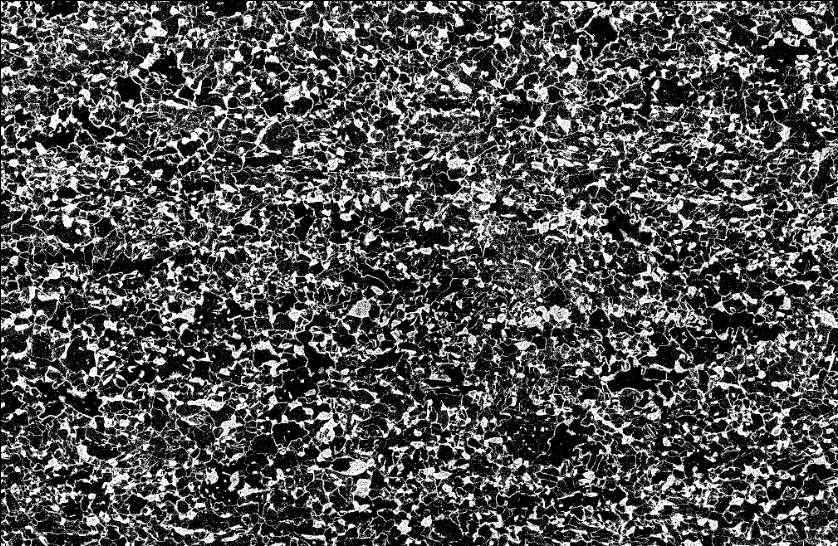
#> input picture assets/dat_files/lectures/1_2_data_mse/dualphase_sem.png, 838 x 546 px, found by its file name
$ jupyter execute --allow-errors 12w_matplotlib_SEM.ipynb   (shell and % lines are left out)
#> lines starting #> are read from the running program, lines starting #| are printed output that depends on the picture; after the words box and inside, x2 and y2 are one past the last pixel; in counts of white or black regions, pixels touching at a corner belong together; long printed decimals are rounded
[cell 1]
#%matplotlib widget

[cell 2]
from PIL import Image
import skimage
from skimage import io, color
import numpy as np
import matplotlib.pyplot as plt

[cell 3]
# 5x5 랜덤 배열
data = np.random.rand(5, 5)

plt.imshow(data, cmap='viridis', interpolation='nearest')
plt.colorbar()  # 값과 색의 대응 막대 추가
plt.show()
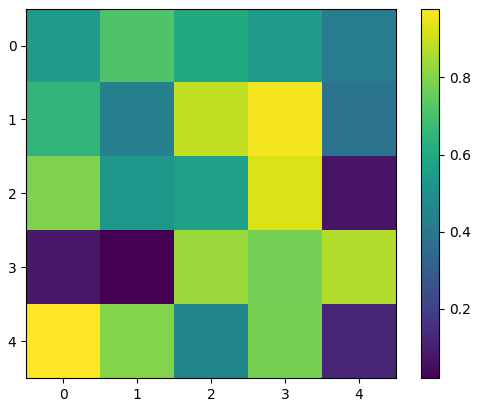
#> figure drawn by matplotlib, 2 panels

[cell 4]
import matplotlib.pyplot as plt
import numpy as np

# 100x100 배열: 0~3 값 (가상의 결정립 영역)
grain_map = np.random.randint(0, 255, (100, 100))

fig=plt.figure(figsize=(8,2))
ax1=fig.add_subplot(131)
ax2=fig.add_subplot(132)
ax3=fig.add_subplot(133)
ax1.hist(grain_map.flatten())# histogram
cmaps=['jet','gray']
for i, ax in enumerate([ax2,ax3]):
    ax.imshow(grain_map, cmap=cmaps[i])
    ax.set_title(f'color map: {cmaps[i]}')
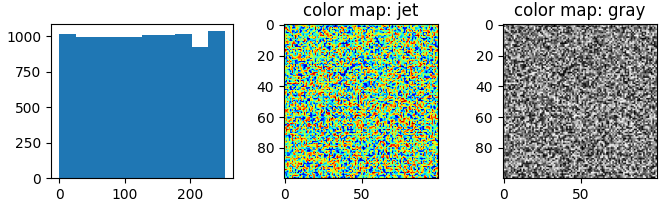
#> figure drawn by matplotlib, 3 panels; panel 1: tallest bar 1036 high, from x = 228.6 to 254

- PIL based image

[cell 5]
fn='/Users/youngung/Library/CloudStorage/OneDrive-창원대학교/Works-Manuscripts/MyPapers_Working/numisheet_benchmark/sem.png'

[cell 6]
from PIL import Image
import numpy as np
import matplotlib.pyplot as plt

fn='../data/dualphase_sem.png'
img_rgba = Image.open(fn) ## PIL, RGBA
#> img_rgba is the input picture: PIL image 838x546 L; min 0, max 255, mean 79.4
img_gray=img_rgba.convert('L')
img_gray=np.asarray(img_gray)
plt.imshow(img_gray,cmap='gray')

#> (a cell that did not finish here is left out)

[cell 8]
img=Image.open('../data/dualphase_sem.png')

img=np.asarray(img)
print(img.shape)
#| (546, 838)
fig=plt.figure(figsize=(7,4))
ax1=fig.add_subplot(221)
ax2=fig.add_subplot(222)
ax3=fig.add_subplot(223)
ax4=fig.add_subplot(224)
ax1.hist(img.flatten())
ax2.imshow(img,cmap='gray')

newimg=img.copy()
flg=img>img.mean()
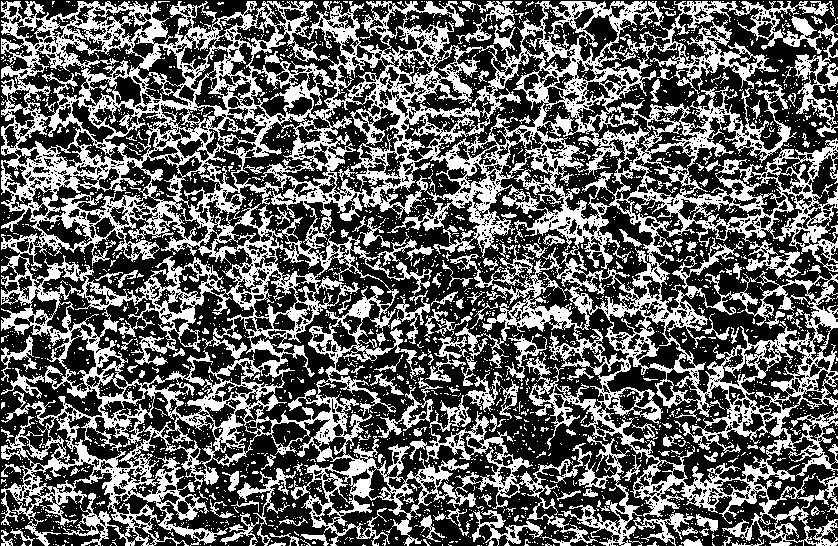
#> flg: shape (546, 838) bool; 38.2% white; 3163 white regions (2986 under 20 px), largest, box (x1, y1, x2, y2) and area: (1, 1, 838, 546) 150341, (746, 240, 801, 279) 766, (472, 510, 543, 546) 757
newimg[flg]=255
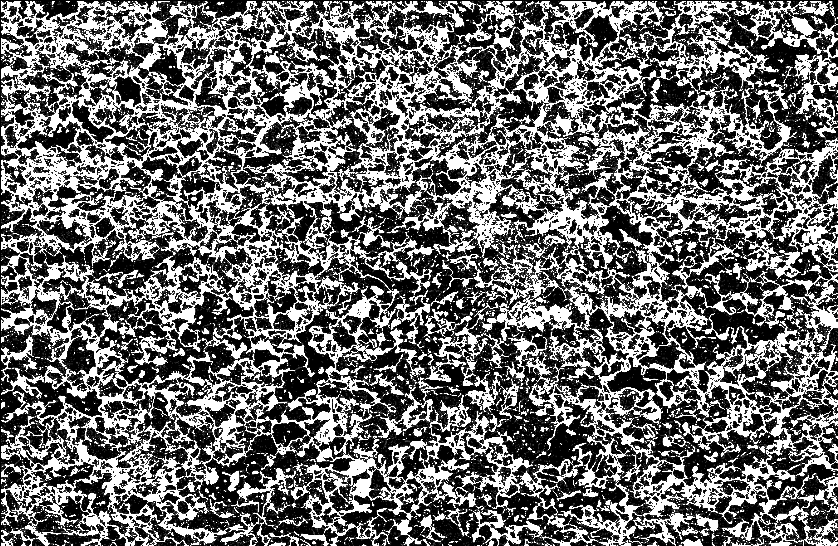
#> newimg: shape (546, 838); min 0, max 255, mean 108.2
newimg[~flg]=0
h=ax3.hist(newimg.flatten())
ax4.imshow(newimg,cmap='gray')
for i, ax in enumerate([ax1,ax3]):
    ax.set_ylim(0,300000)

white,black=h[0][0],h[0][-1]
#> white = 282816; black = 174732
ferrite=white/(white+black)
#> ferrite = 0.618
martensite=black/(white+black)
#> martensite = 0.382
print(ferrite,martensite)
#| 0.6181 0.3819
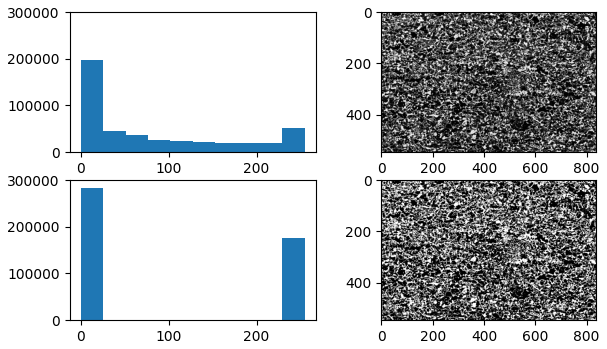
#> figure drawn by matplotlib, 4 panels; panel 1: tallest bar 198016 high, from x = 0 to 25.5; panel 3: tallest bar 282816 high, from x = 0 to 25.5

[cell 9]
fn='../data/centercenter.png'
img=Image.open(fn)
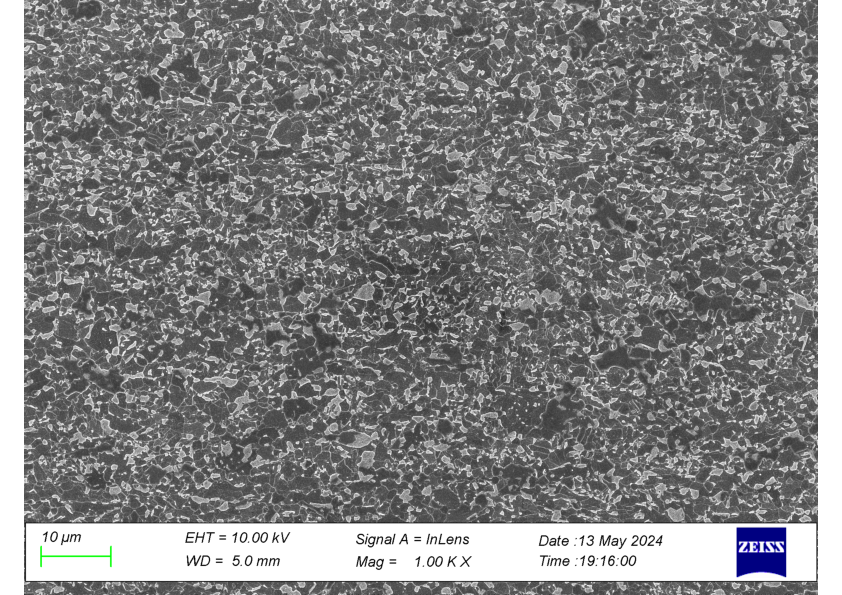
#> input picture assets/dat_files/lectures/1_2_data_mse/centercenter.png, 842 x 595 px, found by its file name
#> img is the input picture: PIL image 842x595 RGBA; mean R, G, B, A 130.5, 130.6, 131, 240.5

img=np.asarray(img)
print(img.shape)
#| (595, 842, 4)
fig=plt.figure(figsize=(7,4))
ax1=fig.add_subplot(221)
ax2=fig.add_subplot(222)
ax3=fig.add_subplot(223)
ax4=fig.add_subplot(224)
ax1.hist(img.flatten())
ax2.imshow(img,cmap='gray')

newimg=img.copy()
flg=img>img.mean()
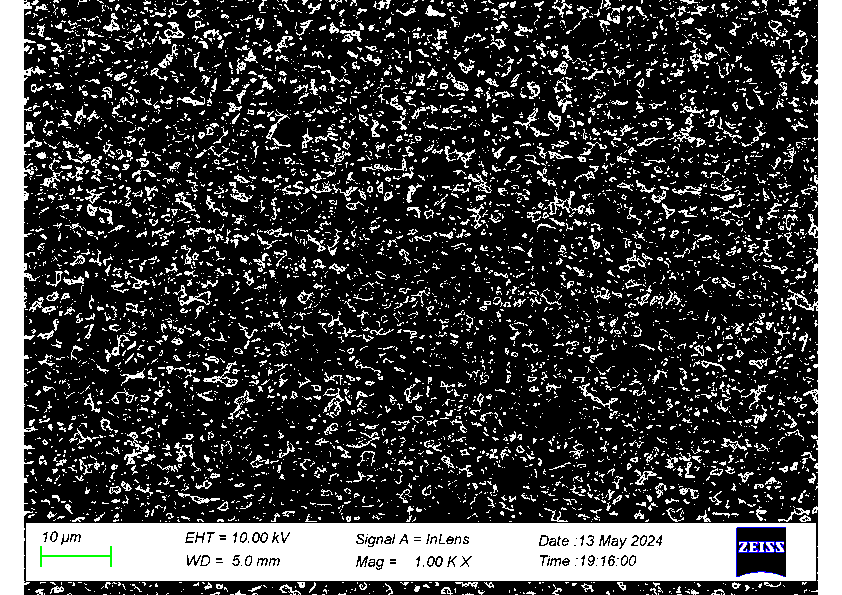
#> flg: shape (595, 842, 4) bool; mean R, G, B, A 0.26, 0.261, 0.261, 0.943; transparent parts drawn white
newimg[flg]=255
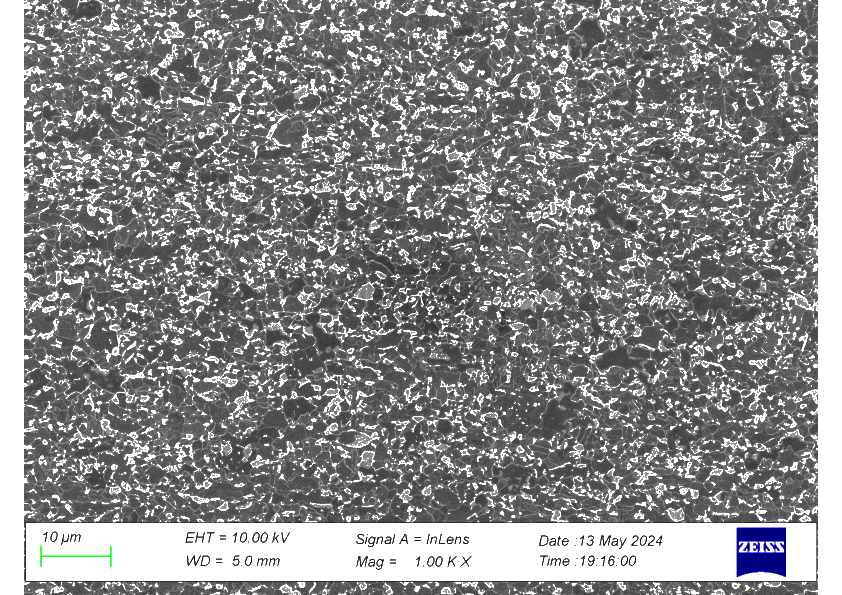
#> newimg: shape (595, 842, 4); 13.07% of pixels changed, all inside (x1, y1, x2, y2) = (24, 0, 818, 595); transparent parts drawn white
newimg[~flg]=0
h=ax3.hist(newimg.flatten())
ax4.imshow(newimg,cmap='gray')
for i, ax in enumerate([ax1,ax3]):
    ax.set_ylim(0,300000)

white,black=h[0][0],h[0][-1]
#> white = 1139757; black = 864203
ferrite=white/(white+black)
#> ferrite = 0.569
martensite=black/(white+black)
#> martensite = 0.431
print(ferrite,martensite)
#| 0.5688 0.4312
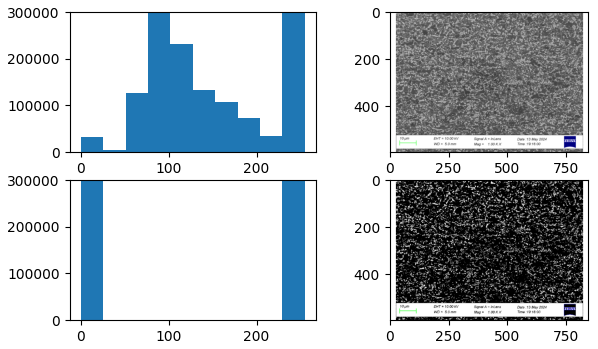
#> figure drawn by matplotlib, 4 panels; panel 1: tallest bar 678026 high, from x = 229.5 to 255; panel 3: tallest bar 1139757 high, from x = 0 to 25.5
